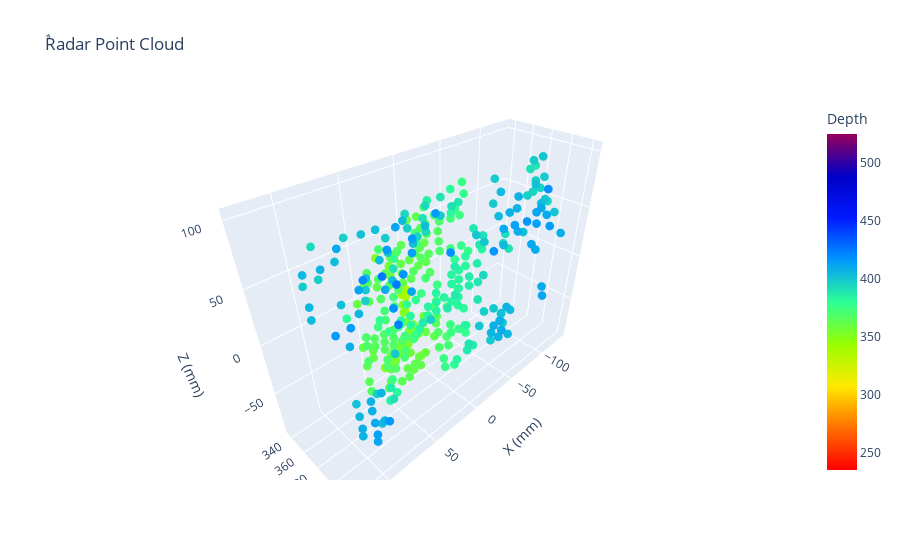

Notebook code for this chart:
### Code cell
# plot_3D("waleed2_12_7",'y')\
plot_3D_threshold("ta7a_14_7_0",'y',90)
# points_to_image("gedo_13_7")

### Figure 1 — Plotly figure (JSON) as saved in the notebook; plotly's stock layout.template omitted (floating-point values rounded to 4 significant figures; data arrays with more than 128 entries replaced by an {"elided": "..."} marker saying what was removed)
{"data": [{"hovertemplate": "X (mm)=%{x}<br>Y (mm)=%{y}<br>Z (mm)=%{z}<br>Depth=%{marker.color}<extra></extra>", "legendgroup": "", "marker": {"color": {"elided": "339 float values"}, "coloraxis": "coloraxis", "line": {"width": 0}, "opacity": 1, "size": 3, "symbol": "circle"}, "mode": "markers", "name": "", "scene": "scene", "showlegend": false, "type": "scatter3d", "x": {"elided": "339 float values"}, "y": {"elided": "339 float values"}, "z": {"elided": "339 float values"}}], "layout": {"coloraxis": {"cmax": 525.2, "cmin": 235.2, "colorbar": {"title": {"text": "Depth"}}, "colorscale": [[0, "rgb(255,0,0)"], [0.125, "rgb(255,111,0)"], [0.25, "rgb(255,234,0)"], [0.375, "rgb(151,255,0)"], [0.5, "rgb(44,255,150)"], [0.625, "rgb(0,152,255)"], [0.75, "rgb(0,25,255)"], [0.875, "rgb(0,0,200)"], [1, "rgb(150,0,90)"]]}, "legend": {"tracegroupgap": 0}, "scene": {"domain": {"x": [0, 1], "y": [0, 1]}, "xaxis": {"title": {"text": "X (mm)"}}, "yaxis": {"title": {"text": "Y (mm)"}}, "zaxis": {"title": {"text": "Z (mm)"}}}, "title": {"text": "ٌRadar Point Cloud"}}}
